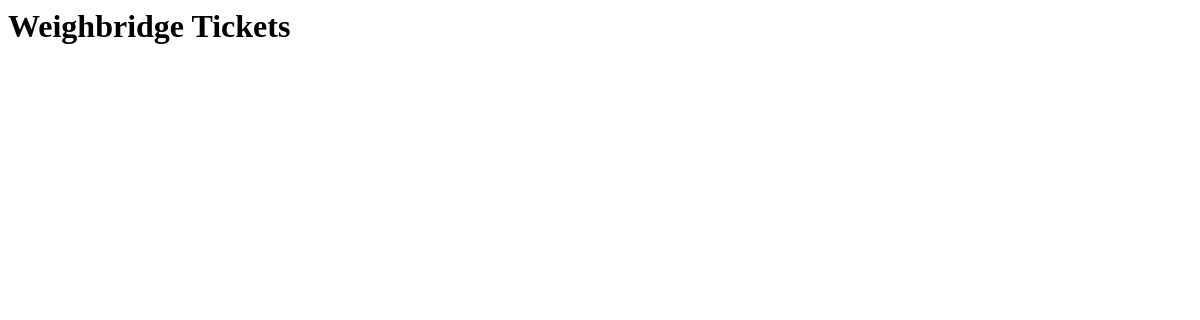
/tickets/, run on an earlier commit of the app's database.
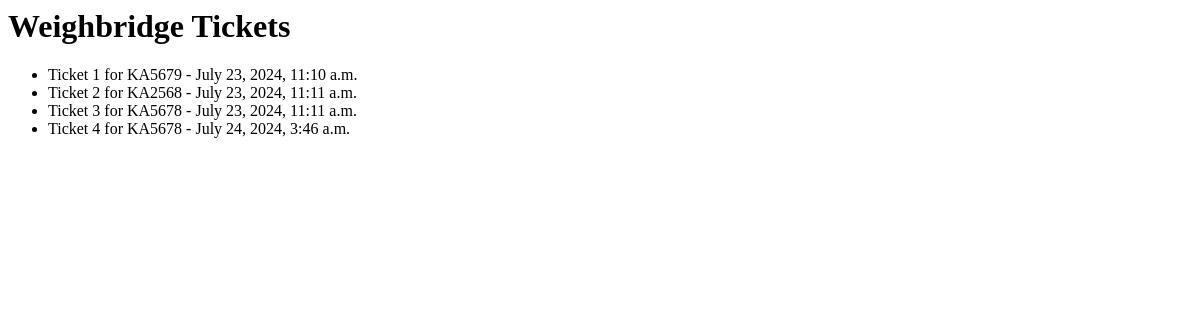
And on a later commit of the database.
### trucks/models.py (models this page shows, shortened)
class WeighbridgeTicket(models.Model):
    truck = models.ForeignKey(Truck, on_delete=models.CASCADE)
    date_time = models.DateTimeField(auto_now_add=True)

class Truck(models.Model):
    vehicle_number = models.CharField(max_length=20)
    company_name = models.CharField(max_length=100)

### trucks/views.py (the view)
# urls.py: path('tickets/', ticket_list, name='ticket_list'),
def ticket_list(request):
    tickets = WeighbridgeTicket.objects.all()
    return render(request, 'ticket_list.html', {'tickets': tickets})

### trucks/templates/ticket_list.html
<html>
    <h1>Weighbridge Tickets</h1>
<ul>
    {% for ticket in tickets %}
        <li>Ticket {{ ticket.id }} for {{ ticket.truck.vehicle_number }} - {{ ticket.date_time }}</li>
    {% endfor %}
</ul>
</html>

What changed in the data, as far as the page shows it:
added WeighbridgeTicket: id "1", truck.vehicle_number "KA5679", date_time "July 23, 2024, 11:10 a.m."
added WeighbridgeTicket: id "2", truck.vehicle_number "KA2568", date_time "July 23, 2024, 11:11 a.m."
added WeighbridgeTicket: id "3", truck.vehicle_number "KA5678", date_time "July 23, 2024, 11:11 a.m."
added WeighbridgeTicket: id "4", truck.vehicle_number "KA5678", date_time "July 24, 2024, 3:46 a.m."
